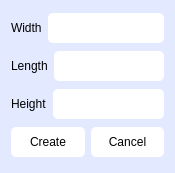
<?xml version="1.0" encoding="UTF-8"?>
<ui version="4.0">
 <class>RoomCreation</class>
 <widget class="QDialog" name="RoomCreation">
  <property name="geometry">
   <rect>
    <x>0</x>
    <y>0</y>
    <width>175</width>
    <height>173</height>
   </rect>
  </property>
  <property name="sizePolicy">
   <sizepolicy hsizetype="Fixed" vsizetype="Fixed">
    <horstretch>0</horstretch>
    <verstretch>0</verstretch>
   </sizepolicy>
  </property>
  <property name="minimumSize">
   <size>
    <width>175</width>
    <height>173</height>
   </size>
  </property>
  <property name="maximumSize">
   <size>
    <width>175</width>
    <height>173</height>
   </size>
  </property>
  <property name="windowTitle">
   <string>Room Creation</string>
  </property>
  <property name="styleSheet">
   <string notr="true">background: #E3EAFF;</string>
  </property>
  <layout class="QVBoxLayout" name="verticalLayout_2">
   <item>
    <layout class="QVBoxLayout" name="verticalLayout">
     <item>
      <layout class="QHBoxLayout" name="horizontalLayout_2">
       <item>
        <widget class="QLabel" name="widthInputFieldHint">
         <property name="text">
          <string>Width</string>
         </property>
        </widget>
       </item>
       <item>
        <widget class="QLineEdit" name="widthInputField">
         <property name="styleSheet">
          <string notr="true">background: white;
border-radius: 5px;
height: 30px;</string>
         </property>
        </widget>
       </item>
      </layout>
     </item>
    </layout>
   </item>
   <item>
    <layout class="QHBoxLayout" name="horizontalLayout_3">
     <item>
      <widget class="QLabel" name="lengthtInputFieldHint">
       <property name="text">
        <string>Length</string>
       </property>
      </widget>
     </item>
     <item>
      <widget class="QLineEdit" name="lengthInputField">
       <property name="styleSheet">
        <string notr="true">background: white;
border-radius: 5px;
height: 30px;</string>
       </property>
      </widget>
     </item>
    </layout>
   </item>
   <item>
    <layout class="QHBoxLayout" name="horizontalLayout_4">
     <item>
      <widget class="QLabel" name="heightInputFieldHint_2">
       <property name="text">
        <string>Height</string>
       </property>
      </widget>
     </item>
     <item>
      <widget class="QLineEdit" name="heightInputField">
       <property name="styleSheet">
        <string notr="true">background: white;
border-radius: 5px;
height: 30px;</string>
       </property>
      </widget>
     </item>
    </layout>
   </item>
   <item>
    <layout class="QHBoxLayout" name="horizontalLayout">
     <item>
      <widget class="QPushButton" name="confirmCreationButton">
       <property name="styleSheet">
        <string notr="true">
QPushButton
{
background: white;
border-radius: 5px; 
height: 30px;
}
QPushButton:hover
{
background: rgb(244, 244, 244);
}


</string>
       </property>
       <property name="text">
        <string>Create</string>
       </property>
      </widget>
     </item>
     <item>
      <widget class="QPushButton" name="cancelButton">
       <property name="styleSheet">
        <string notr="true">
QPushButton
{
background: white;
border-radius: 5px; 
height: 30px;
}
QPushButton:hover
{
background: rgb(244, 244, 244);
}


</string>
       </property>
       <property name="text">
        <string>Cancel</string>
       </property>
      </widget>
     </item>
    </layout>
   </item>
  </layout>
 </widget>
 <resources/>
 <connections/>
</ui>
